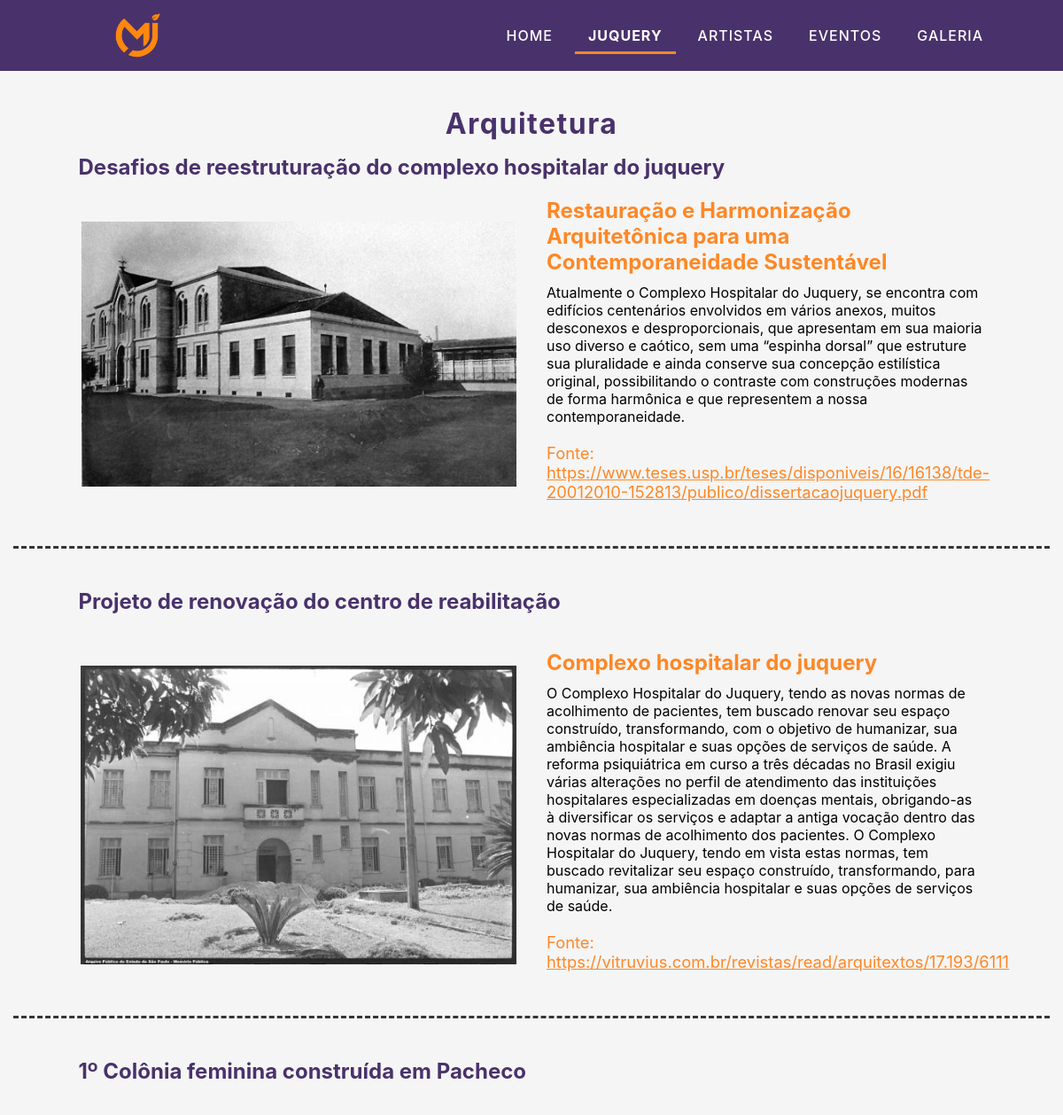
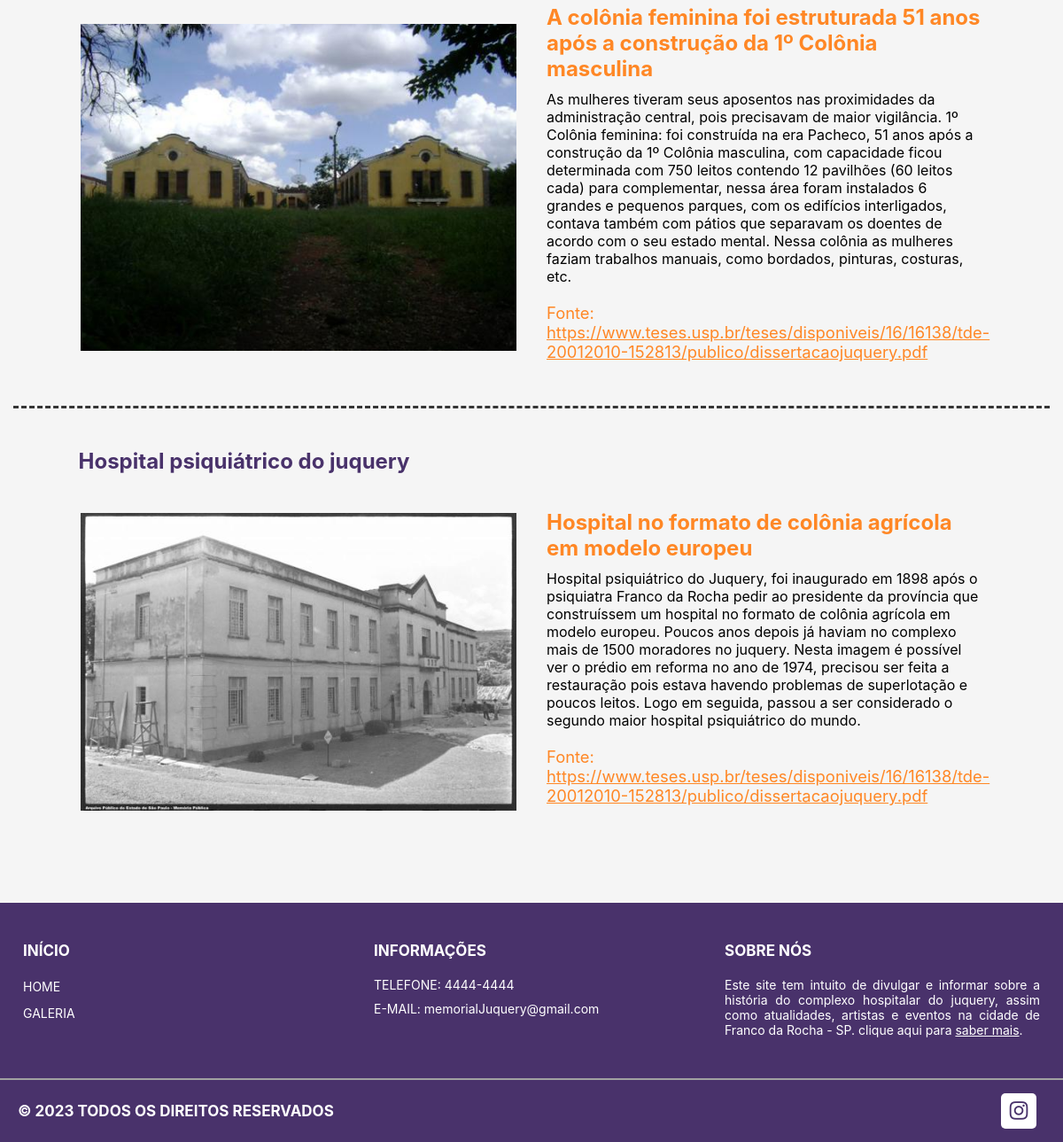
/View/arquitetura.php, run on the app's committed database (2 pictures, top to bottom).
### tables this page shows
create table arquitetura (

    idArq int auto_increment primary key,
    idImagem int,
    titulo varchar(200) not null,
    subtitulo varchar(200),
    conteudo varchar(5000) not null,
    linkArq varchar(500) not null, 
    Extatus bit not null,    
    constraint fkimagemImg foreign key(idImagem) references imagem(id)

);

create table imagem (
    id int auto_increment not null primary key,
    nomeCodigo varchar(255) not null unique,
    nomeOriginal varchar(255) not null,
    endereco varchar(255) not null,
    endereco2 varchar(255) not null,
    titulo varchar(200) not null,
    legenda varchar(1000),
    dataUpload timestamp default current_timestamp,
    Extatus bit not null 

);

### Model/conexao.php (called while the page is built, shortened)
    <?php
class Conexao {
	private $pdo;
	public function __construct($dbname, $host, $user, $senha)
	{
		try{
			$this->pdo = new PDO("mysql:dbname=".$dbname.";host=".$host, $user, $senha);
		}
		catch (PDOException $e){
			echo "ERRO DE CONEXÃO NO PDO: ".$e->getMessage();
			exit();
		}
		catch (Exception $e){
			echo "ERRO não passou da conexão: ".$e->getMessage();
			exit();
		}
	}
    public function retornaArqImg(){
                $le = $this->pdo->query("select arquitetura.titulo, arquitetura.idArq, arquitetura.subtitulo, arquitetura.linkArq, arquitetura.conteudo, arquitetura.idImagem, arquitetura.Extatus, imagem.endereco2, imagem.endereco from arquitetura inner join imagem on arquitetura.idImagem = imagem.id");
                $retorna = $le->fetchAll(PDO::FETCH_ASSOC);
                return $retorna;
            }
}
?>

### View/arquitetura.php (the view, shortened to what this page needs)
<?php
  require_once '../Model/conexao.php';
  $pdo = new Conexao("juquery", "localhost", "root", "");
?>
<!DOCTYPE html>
<html lang="pt-br">
<head>
  <link rel="stylesheet" type="text/css" href="./css/styles.css">
</head>
<body id="overflowFixed">
  <header>
    <div class="logo">
      <img onclick="location.href='./index.php'" src="./images/logo.png">
    </div>
    <ul id="btnsMenu">
      <li>
        <a href="./index.php" class="btnMenu" onclick="topFunction(); menuShow(); action()"> HOME </a>
      </li>
      <li>
        <div id="dropdown" class="dropdown">
          <span> <a class="btnMenu activeLink"> JUQUERY </a>  </span>
        </div>
      </li>
      <li>
        <a href="./artistas.php" class="btnMenu" onclick="topFunction(); menuShow(); action()"> ARTISTAS </a>
      </li>
      <li>
        <a href="./eventos.php" class="btnMenu" onclick="topFunction(); menuShow(); action()"> EVENTOS </a>
      </li>
      <li>
        <a href="./galeria.php" class="btnMenu" onclick="topFunction(); menuShow(); action()"> GALERIA </a>
      </li>
    </ul>
  </header>
  <div class="arquitetura">
    <h1>Arquitetura</h1>
    <?php
    $consulta = $pdo ->retornaArqImg();
    for($i = 0; $i < count($consulta); $i++) {
      if ($consulta[$i]['Extatus'] == 1) {
        foreach ($consulta[$i] as $key => $value) {
          if ($key == "titulo") {
            $titulo = $value;
          } else
          if ($key == "conteudo") {
            $texto = $value;
          } else
          if ($key == "subtitulo") {
            $subtitulo = $value;
          } else
          if ($key == "endereco") {
            $imagem = $value;
          }
          if ($key == "linkArq") {
            $linkArq = $value;
          }
        }
        ?>
        <div class="txtArq">
          <h2> <?php echo $titulo ?> </h2>
        </div>
        <div class="container-arquitetura">
          <div class="imgArq">
            <img src="<?php echo $imagem ?>">
          </div>
          <div class="info-arquitetura">
            <h2> <?php echo $subtitulo ?> </h2>
            <p> <?php echo $texto ?> </p>
            <p class="fonte"> Fonte:
              <a href="<?php echo $linkArq ?>"> <?php echo $linkArq ?> </a>
            </p>
          </div>
        </div>
        <?php
      }
    }
  ?>
  </div>
  <footer>
    <div class="boxs">
      <h2>INÍCIO</h2>
      <ul>
        <li><a onclick="topFunction();" href="./index.php">HOME</a></li>
        <li><a onclick="topFunction();" href="./galeria.php">GALERIA</a></li>
      </ul>
    </div>
    <div class="boxs">
      <h2>INFORMAÇÕES</h2>
      <ul>
        <li> <p> TELEFONE: 4444-4444 </p></li>
        <li> <p> E-MAIL: memorialJuquery@gmail.com </p></li>
      </ul>
    </div>
    <div class="boxs">
      <h2>SOBRE NÓS</h2>
      <p> Este site tem intuito de divulgar e informar sobre a história do complexo hospitalar do juquery, assim como atualidades, artistas e eventos na cidade de Franco da Rocha - SP. clique aqui para <a onclick="topFunction();" href="./sobre.php" class="sobreRodape">saber mais</a>. </p>
    </div>
  </footer>
  <div class="footer">
    <h4>© 2023 TODOS OS DIREITOS RESERVADOS</h4>
    <div class="sociais">
      <div class="social">
        <a href="https://www.instagram.com/memorial.juquery/" target="_blank">
          <i class="fa fa-instagram" aria-hidden="true"></i>
        </a>
      </div>
    </div>
  </div>
</body>
</html>

### View/css/styles.css (style rules this page uses)
* { margin: 0; padding: 0; box-sizing: border-box; font-family:'Inter'; }
body { background-color: #f5f5f5; }
header { display: flex; height: 80px; width: 100%; background-color: #49326B; align-items: center; justify-content: space-between; padding: 0 50px 0 100px; flex-wrap: wrap; top: 0; translate: none; position: sticky; white-space: nowrap; z-index: 500; }
header .logo { user-select: none; height: 75px; display: flex; align-items: center; padding: 0 !important; margin: 0 !important; }
header .logo img { height: 95%; margin: 0px 20px; }
header ul { display: flex; flex-wrap: wrap; list-style: none; margin: 0px 20px; z-index: 1000; }
header ul li { margin: 0 5px; display: flex; align-items: center; }
header ul li a { color: #FFF; text-decoration: none; font-weight: 500; padding: 8px 15px; letter-spacing: 1px; transition: all 0.3s ease; text-align: center; }
* { outline: solsid; }
.activeLink, header ul li a:hover, header ul li a:focus { font-weight: bold; border-bottom: solid #FF8725; }
.dropdown { position: relative; display: inline-block; }
img { vertical-align: middle; }
.historia, .atualidades, .arquitetura, .sobre, .adm, .loading { max-width: 1280px; padding: 40px 15px; margin: auto auto; }
.historia h1, .atualidades h1, .arquitetura h1, .sobre h1, .adm h1, .loading h1 { color: #49326B; text-align: center; letter-spacing: 1.5px; }
.container-historia + .container-historia, .container-atualidade + .container-atualidade, .container-arquitetura + .txtArq { padding: 30px 0px 20px 0px; border-top: dashed #353535; }
.container-atualidade, .container-arquitetura { display: grid; grid-template-columns: 45% 45%; justify-content: center; align-items: center; padding-bottom: 20px; }
.imgAtuali, .info-atualidade, .imgArq, .info-arquitetura { margin: 20px 7px; text-align: left; }
.imgAtuali img, .info-atualidade h2, .txtArq h2, .imgArq img { width: 100%; color: #49326B; padding: 0px 10px; }
.txtArq { display: flex; align-items: center; justify-content: center; }
.txtArq h2 { width: 90%; margin-top: 15px !important; padding: 0px 15px !important; }
.dateTextAtuali, .fonte { font-size: 1.15em; color: #FF8725; }
.fonte a { color: #FF8725; }
.info-atualidade p, .info-arquitetura p { padding: 10px; }
.info-arquitetura h2 { padding: 0px 10px; color: #FF8725; width: 100%; }
footer { width: 100%; min-height: 200px; background: #49326B; display: flex; align-items: center; justify-content: center; margin-top: 20px; border-bottom: 2px solid #a1a1a1; }
footer .boxs { width: 33vw; min-height: 150px; padding: 20px; }
.boxs h2 { color: #FFF; margin-bottom: 20px; font-size: 17px; }
.boxs ul li { margin: 10px 0px; list-style: none; }
.boxs ul li a { color: #FFF; text-decoration: none; font-size: 14px; }
.boxs p { color: #fff; text-align: justify; font-size: 14px; }
.sobreRodape { color: #fff; text-decoration: underline; font-size: 14px; }
.footer { width: 100%; height: 70px; display: flex; justify-content: space-between; padding: 0px 20px; background: #49326B; align-items: center; }
.footer h4 { color: #fff; text-align: center; font-size: 17px; }
.footer .sociais { display: flex; }
.sociais .social { width: 40px; height: 40px; text-align: center; line-height: 40px; background: #FFF; margin: 10px; border-radius: 5px; cursor: pointer; transition: background .3s linear; }
.sociais .social a { color: #49326B; font-size: 1.5em; transition: color .3s linear; }

### data on the page
arquitetura: titulo "Desafios de reestruturação do complexo hospitalar do juquery", idImagem.endereco (picture), subtitulo "Restauração e Harmonização Arquitetônica para uma Contemporaneidade Sustentável", conteudo "Atualmente o Complexo Hospitalar do Juquery, se encontra com edifícios centenários envolvidos em vários anexos, muitos desconexos e desproporcionais, que apresentam em sua maioria uso diverso e caótico, sem uma “espinha dorsal” que estruture sua pluralidade e ainda conserve sua concepção estilística original, possibilitando o contraste com construções modernas de forma harmônica e que representem a nossa contemporaneidade.", linkArq "https://www.teses.usp.br/teses/disponiveis/16/16138/tde-20012010-152813/publico/dissertacaojuquery.pdf"
arquitetura: titulo "Projeto de renovação do centro de reabilitação", idImagem.endereco (picture), subtitulo "Complexo hospitalar do juquery", conteudo "O Complexo Hospitalar do Juquery, tendo as novas normas de acolhimento de pacientes, tem buscado renovar seu espaço construído, transformando, com o objetivo de humanizar, sua ambiência hospitalar e suas opções de serviços de saúde. A reforma psiquiátrica em curso a três décadas no Brasil exigiu várias alterações no perfil de atendimento das instituições hospitalares especializadas em doenças mentais, obrigando-as à diversificar os serviços e adaptar a antiga vocação dentro das novas normas de acolhimento dos pacientes. O Complexo Hospitalar do Juquery, tendo em vista estas normas, tem buscado revitalizar seu espaço construído, transformando, para humanizar, sua ambiência hospitalar e suas…", linkArq "https://vitruvius.com.br/revistas/read/arquitextos/17.193/6111"
arquitetura: titulo "1º Colônia feminina construída em Pacheco", idImagem.endereco (picture), subtitulo "A colônia feminina foi estruturada 51 anos após a construção da 1º Colônia masculina", conteudo "As mulheres tiveram seus aposentos nas proximidades da administração central, pois precisavam de maior vigilância. 1º Colônia feminina: foi construída na era Pacheco, 51 anos após a construção da 1º Colônia masculina, com capacidade ficou determinada com 750 leitos contendo 12 pavilhões (60 leitos cada) para complementar, nessa área foram instalados 6 grandes e pequenos parques, com os edifícios interligados, contava também com pátios que separavam os doentes de acordo com o seu estado mental. Nessa colônia as mulheres faziam trabalhos manuais, como bordados, pinturas, costuras, etc.", linkArq "https://www.teses.usp.br/teses/disponiveis/16/16138/tde-20012010-152813/publico/dissertacaojuquery.pdf"
arquitetura: titulo "Hospital psiquiátrico do juquery", idImagem.endereco (picture), subtitulo "Hospital no formato de colônia agrícola em modelo europeu", conteudo "Hospital psiquiátrico do Juquery, foi inaugurado em 1898 após o psiquiatra Franco da Rocha pedir ao presidente da província que construíssem um hospital no formato de colônia agrícola em modelo europeu. Poucos anos depois já haviam no complexo mais de 1500 moradores no juquery. Nesta imagem é possível ver o prédio em reforma no ano de 1974, precisou ser feita a restauração pois estava havendo problemas de superlotação e poucos leitos. Logo em seguida, passou a ser considerado o segundo maior hospital psiquiátrico do mundo.", linkArq "https://www.teses.usp.br/teses/disponiveis/16/16138/tde-20012010-152813/publico/dissertacaojuquery.pdf"
